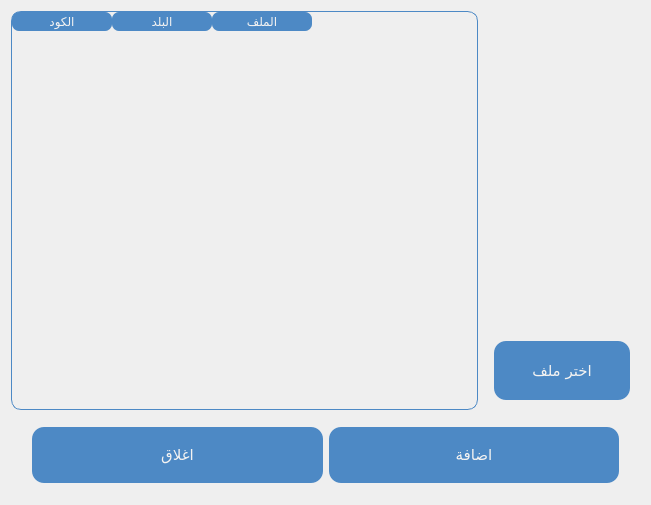
<?xml version="1.0" encoding="UTF-8"?>
<ui version="4.0">
 <class>Dialog</class>
 <widget class="QDialog" name="Dialog">
  <property name="geometry">
   <rect>
    <x>0</x>
    <y>0</y>
    <width>651</width>
    <height>505</height>
   </rect>
  </property>
  <property name="windowTitle">
   <string>Dialog</string>
  </property>
  <property name="styleSheet">
   <string notr="true">QPushButton{
background-color: rgb(77, 137, 197);
color: rgb(244, 243, 242);
border-radius: 12px;
}

QPushButton::hover{
	background-color: rgb(114, 159, 207);
}

QPushButton:pressed{
    color: black;
    background-color: #D1DBCB;
    padding-top: -15px;
    padding-bottom: -17px;
}

QFrame
{
    background: transparent;

}


QTableWidget{
gridline-color: #fffff8;

background: transparent;
border : 1px solid rgb(77, 137, 197);
border-radius: 10px;
paddingg: 3 3px;
}
QHeaderView::section{
 border-radius:7px;
 background-color: rgb(77, 137, 197);
	color: rgb(244, 243, 242);
}
QTableWidget::item {
border : 1px solid rgb(77, 137, 197);
color: rgb(0, 0, 0);
	
}</string>
  </property>
  <layout class="QGridLayout" name="gridLayout" rowstretch="4,1,1" columnstretch="3,1">
   <item row="0" column="0" rowspan="2">
    <widget class="QTableWidget" name="tableWidget">
     <attribute name="horizontalHeaderVisible">
      <bool>true</bool>
     </attribute>
     <attribute name="horizontalHeaderHighlightSections">
      <bool>true</bool>
     </attribute>
     <attribute name="horizontalHeaderShowSortIndicator" stdset="0">
      <bool>false</bool>
     </attribute>
     <attribute name="horizontalHeaderStretchLastSection">
      <bool>false</bool>
     </attribute>
     <attribute name="verticalHeaderVisible">
      <bool>true</bool>
     </attribute>
     <attribute name="verticalHeaderHighlightSections">
      <bool>true</bool>
     </attribute>
     <column>
      <property name="text">
       <string>الكود</string>
      </property>
     </column>
     <column>
      <property name="text">
       <string>البلد</string>
      </property>
     </column>
     <column>
      <property name="text">
       <string>الملف</string>
      </property>
     </column>
    </widget>
   </item>
   <item row="2" column="0" colspan="2">
    <widget class="QFrame" name="frame">
     <property name="frameShape">
      <enum>QFrame::StyledPanel</enum>
     </property>
     <property name="frameShadow">
      <enum>QFrame::Raised</enum>
     </property>
     <layout class="QGridLayout" name="gridLayout_2">
      <property name="leftMargin">
       <number>20</number>
      </property>
      <property name="topMargin">
       <number>10</number>
      </property>
      <property name="rightMargin">
       <number>20</number>
      </property>
      <property name="bottomMargin">
       <number>10</number>
      </property>
      <item row="0" column="0">
       <widget class="QPushButton" name="pushButton_3">
        <property name="sizePolicy">
         <sizepolicy hsizetype="Expanding" vsizetype="Expanding">
          <horstretch>0</horstretch>
          <verstretch>0</verstretch>
         </sizepolicy>
        </property>
        <property name="font">
         <font>
          <family>Almarai</family>
          <pointsize>11</pointsize>
         </font>
        </property>
        <property name="text">
         <string>اغلاق</string>
        </property>
       </widget>
      </item>
      <item row="0" column="1">
       <widget class="QPushButton" name="pushButton_2">
        <property name="sizePolicy">
         <sizepolicy hsizetype="Expanding" vsizetype="Expanding">
          <horstretch>0</horstretch>
          <verstretch>0</verstretch>
         </sizepolicy>
        </property>
        <property name="font">
         <font>
          <family>Almarai</family>
          <pointsize>11</pointsize>
         </font>
        </property>
        <property name="text">
         <string>اضافة</string>
        </property>
       </widget>
      </item>
     </layout>
    </widget>
   </item>
   <item row="1" column="1">
    <widget class="QFrame" name="frame_2">
     <property name="frameShape">
      <enum>QFrame::StyledPanel</enum>
     </property>
     <property name="frameShadow">
      <enum>QFrame::Raised</enum>
     </property>
     <layout class="QGridLayout" name="gridLayout_3">
      <item row="0" column="0">
       <widget class="QPushButton" name="pushButton">
        <property name="sizePolicy">
         <sizepolicy hsizetype="Expanding" vsizetype="Expanding">
          <horstretch>0</horstretch>
          <verstretch>0</verstretch>
         </sizepolicy>
        </property>
        <property name="font">
         <font>
          <family>Almarai</family>
          <pointsize>11</pointsize>
         </font>
        </property>
        <property name="text">
         <string>اختر ملف</string>
        </property>
       </widget>
      </item>
     </layout>
    </widget>
   </item>
  </layout>
 </widget>
 <resources/>
 <connections/>
</ui>
